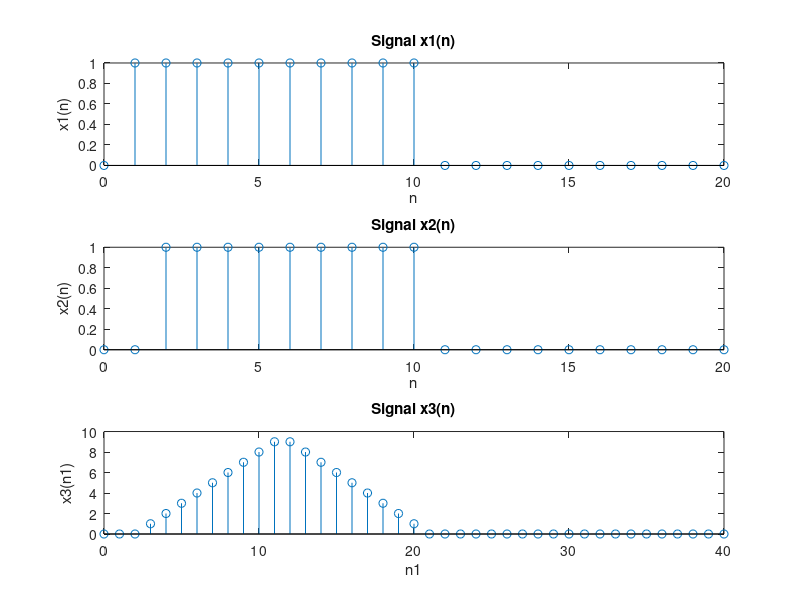

Write the MATLAB code that produced this figure.
clc;
n=0:20; %Defining length of discrete time
l=length(n) %Finding length of discrete time
x1 = 1.*(n>=1 & n<=10); %Defining first sequence x1(n)
l1 = length(x1) %Finding length of sequence x1(n)
x2 = 1.*(n>=2 & n<=10); %Defining first sequence x2(n)
l2 = length(x2) %Finding length of sequence x2(n)
x3 = conv(x1,x2); %Finding convolution of sequences x1(n) & x2(n)
l3 = length(x3) %Finding the length of sequence x3(n)
n1=0:l3-1; %Defining the length of discrete time for...
%...sequence x3(n)
subplot(3,1,1); %Plot 'x1(n)' versus 'n'
stem(n,x1);
title('Signal x1(n)');
xlabel('n');
ylabel('x1(n)');
subplot(3,1,2); %Plot 'x2(n)' versus 'n'
stem(n,x2);
title('Signal x2(n)');
xlabel('n');
ylabel('x2(n)');
subplot(3,1,3); %Plot 'x3(n)' versus 'n1'
stem(n1,x3);
title('Signal x3(n)');
xlabel('n1');
ylabel('x3(n1)');